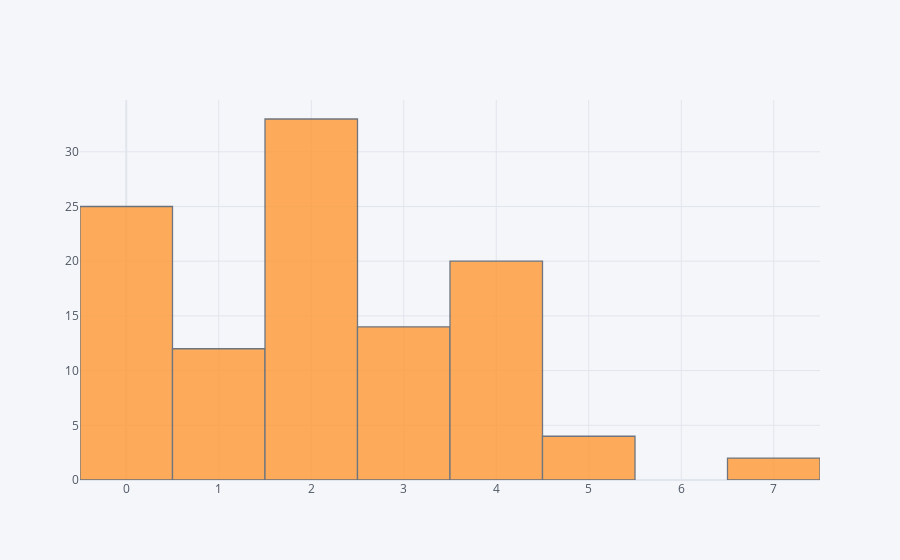

The code cell stored with this chart in its notebook:
### Code cell
df['K'].iplot(kind = 'hist', bins = 10)

### Figure 1 — Plotly figure (JSON) as saved in the notebook; plotly's stock layout.template omitted (floating-point values rounded to 4 significant figures)
{"data": [{"histfunc": "count", "histnorm": "", "marker": {"color": "rgba(255, 153, 51, 1.0)", "line": {"color": "#4D5663", "width": 1.3}}, "name": "K", "nbinsx": 10, "opacity": 0.8, "orientation": "v", "type": "histogram", "x": [2.33, 3, 2.83, 2.1, 2.22, 0, 2.37, 2.27, 2.04, 2, 1.38, 0, 0, 0, 0, 0, 0, 0, 0, 0, 0, 0, 0, 1, 0.77, 0.44, 1, 0.93, 0.44, 0.67, 0.86, 0.64, 0, 0.6, 0.62, 0.27, 4.09, 4, 3.04, 2.86, 2, 4.32, 2.73, 3.5, 0, 1.97, 1.88, 2.34, 4.09, 4, 3.04, 2.86, 2, 4.32, 2.73, 3.5, 0, 1.97, 1.88, 2.34, 3.19, 2.3, 1.64, 3.68, 2.73, 1.59, 2.09, 1.67, 1.64, 0, 2.03, 1.36, 3.19, 2.04, 2.3, 1.64, 3.68, 2.73, 1.59, 2.09, 1.67, 1.64, 0, 2.03, 1.36, 2.04, 4.71, 3.85, 3.38, 2.4, 0, 7.33, 4.23, 4.78, 4, 0, 3.86, 4.3, 4.71, 3.85, 3.38, 2.4, 0, 7.33, 4.23, 4.78, 4, 0, 3.86, 4.3]}], "layout": {"barmode": "overlay", "legend": {"bgcolor": "#F5F6F9", "font": {"color": "#4D5663"}}, "paper_bgcolor": "#F5F6F9", "plot_bgcolor": "#F5F6F9", "title": {"font": {"color": "#4D5663"}}, "xaxis": {"gridcolor": "#E1E5ED", "showgrid": true, "tickfont": {"color": "#4D5663"}, "title": {"font": {"color": "#4D5663"}, "text": ""}, "zerolinecolor": "#E1E5ED"}, "yaxis": {"gridcolor": "#E1E5ED", "showgrid": true, "tickfont": {"color": "#4D5663"}, "title": {"font": {"color": "#4D5663"}, "text": ""}, "zerolinecolor": "#E1E5ED"}}}
